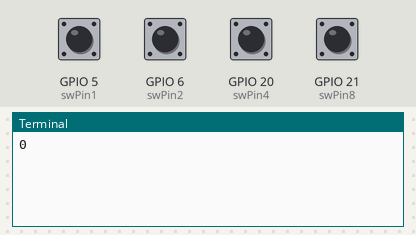
A program run on a simulated Raspberry Pi (BCM pin numbers). Shown: the last lines printed to the terminal. The inputs (shaded band) are chosen by the test bench; at power-on: GPIO 5 (swPin1), GPIO 6 (swPin2), GPIO 20 (swPin4), GPIO 21 (swPin8) HIGH.

Above: at 1.2 s.
1.3 s: GPIO 5 (swPin1) pulled LOW for 0.15 s
At 1.9 s:
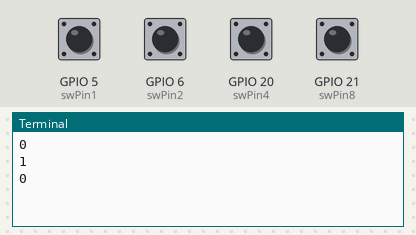
2.9 s: GPIO 6 (swPin2) pulled LOW for 0.15 s
At 4.2 s:
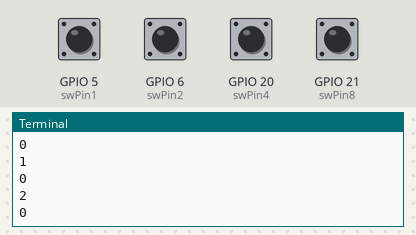
4.5 s: GPIO 20 (swPin4) pulled LOW for 0.15 s
At 5.6 s:
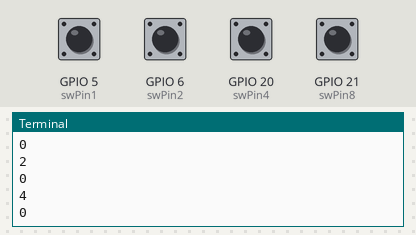
6.1 s: GPIO 21 (swPin8) pulled LOW for 0.15 s
At 6.8 s:
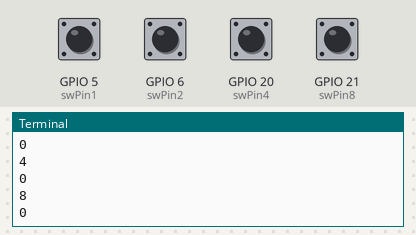
Timing chart, 0 to 8.7 s (numbered marks = the images above; inputs shaded):
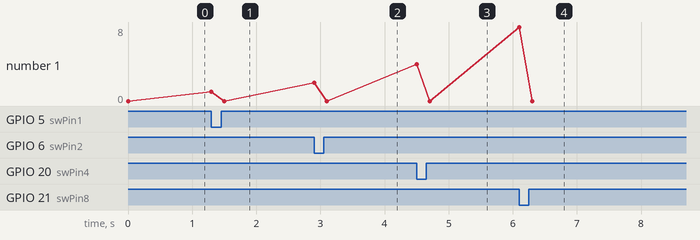

Measured:
- after the input at 1.3 s, the terminal: prints a new line at once (image 1)
- after the input at 2.9 s, the terminal: prints a new line at once (image 2)
- after the input at 4.5 s, the terminal: prints a new line at once (image 3)
- after the input at 6.1 s, the terminal: prints a new line at once (image 4)

The program:

diRotSw_gpio5_6_20_21.py
```python
#!/usr/bin/env python3
import RPi.GPIO as GPIO
from time import sleep

swPin1 = 5
swPin2 = 6
swPin4 = 20
swPin8 = 21

GPIO.setmode(GPIO.BCM)
GPIO.setwarnings(False)
GPIO.setup(swPin1, GPIO.IN, pull_up_down=GPIO.PUD_UP)
GPIO.setup(swPin2, GPIO.IN, pull_up_down=GPIO.PUD_UP)
GPIO.setup(swPin4, GPIO.IN, pull_up_down=GPIO.PUD_UP)
GPIO.setup(swPin8, GPIO.IN, pull_up_down=GPIO.PUD_UP)
oldval = 99
try:
    while True:
        val1 = GPIO.input(swPin1)
        val2 = GPIO.input(swPin2)
        val4 = GPIO.input(swPin4)
        val8 = GPIO.input(swPin8)
        newval = 0
        if val1 == GPIO.LOW:
            newval += 1

        if val2 == GPIO.LOW:
            newval += 2

        if val4 == GPIO.LOW:
            newval += 4

        if val8 == GPIO.LOW:
            newval += 8

        if oldval != newval:
            oldval = newval
            print(newval, flush=True)
        sleep(0.1)
except KeyboardInterrupt:
    GPIO.cleanup()
```
